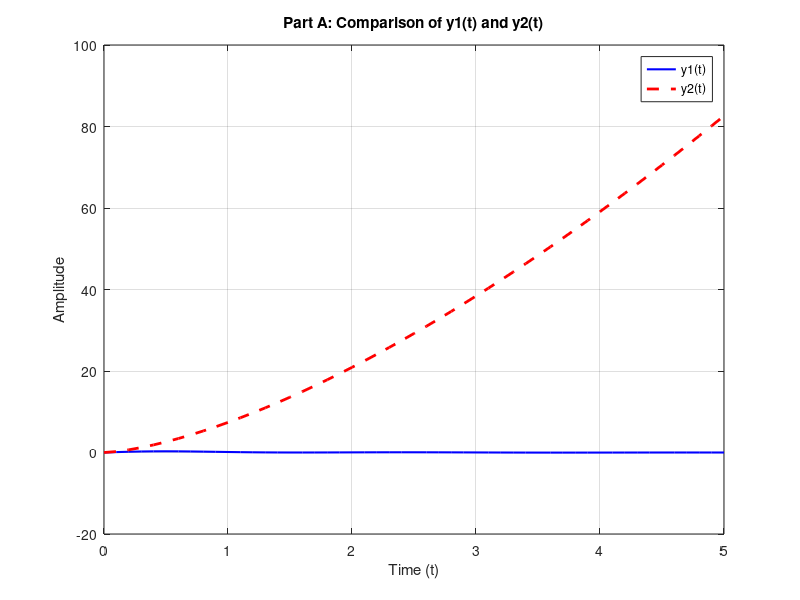
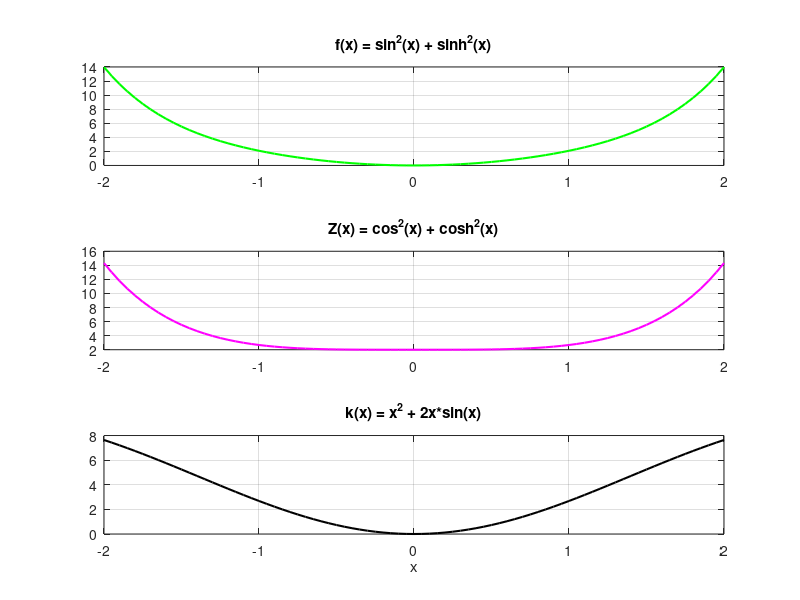
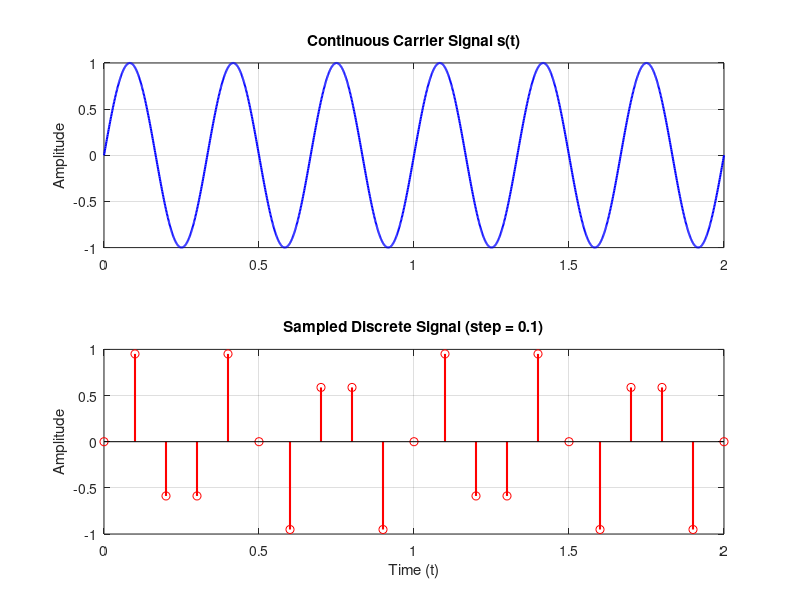

These charts were generated, in order, by the following MATLAB code:
clear
clc
close all

% Part A: Plot y1 and y2 on a single figure with different colors, LineWidth, legend, and title
t1 = 0:0.1:5;
y1 = sin(t1) .* (cos(t1).^2) ./ (t1.^2 + 1);
y2 = sqrt(t1.^3) .* exp(2);

figure(1);
plot(t1, y1, 'b', 'LineWidth', 1.5);
hold on;
plot(t1, y2, 'r--', 'LineWidth', 2);
title('Part A: Comparison of y1(t) and y2(t)');
legend('y1(t)', 'y2(t)');
% Part D requirements applied to this figure (xlabel, ylabel, grid on)
xlabel('Time (t)');
ylabel('Amplitude');
grid on;

% Part B: Plot f, Z, and k in three separate panels using subplot
x = -2:0.05:2;
f = sin(x).^2 + sinh(x).^2;
Z = cos(x).^2 + cosh(x).^2;
k = x.^2 + 2 .* x .* sin(x);

figure(2);
subplot(3, 1, 1);
plot(x, f, 'g', 'LineWidth', 1.5);
title('f(x) = sin^2(x) + sinh^2(x)');
grid on;

subplot(3, 1, 2);
plot(x, Z, 'm', 'LineWidth', 1.5);
title('Z(x) = cos^2(x) + cosh^2(x)');
grid on;

subplot(3, 1, 3);
plot(x, k, 'k', 'LineWidth', 1.5);
title('k(x) = x^2 + 2x*sin(x)');
xlabel('x');
grid on;

% Part C: Plot continuous carrier wave and discrete sampled signal using subplot and stem
t_cont = 0:0.001:2;
s_cont = sin(2 * pi * 3 * t_cont);

t_disc = 0:0.1:2;
s_disc = sin(2 * pi * 3 * t_disc);

figure(3);
subplot(2, 1, 1);
plot(t_cont, s_cont, 'b', 'LineWidth', 1.5);
title('Continuous Carrier Signal s(t)');
ylabel('Amplitude');
grid on;

subplot(2, 1, 2);
stem(t_disc, s_disc, 'r', 'LineWidth', 1.5);
title('Sampled Discrete Signal (step = 0.1)');
xlabel('Time (t)');
ylabel('Amplitude');
grid on;
